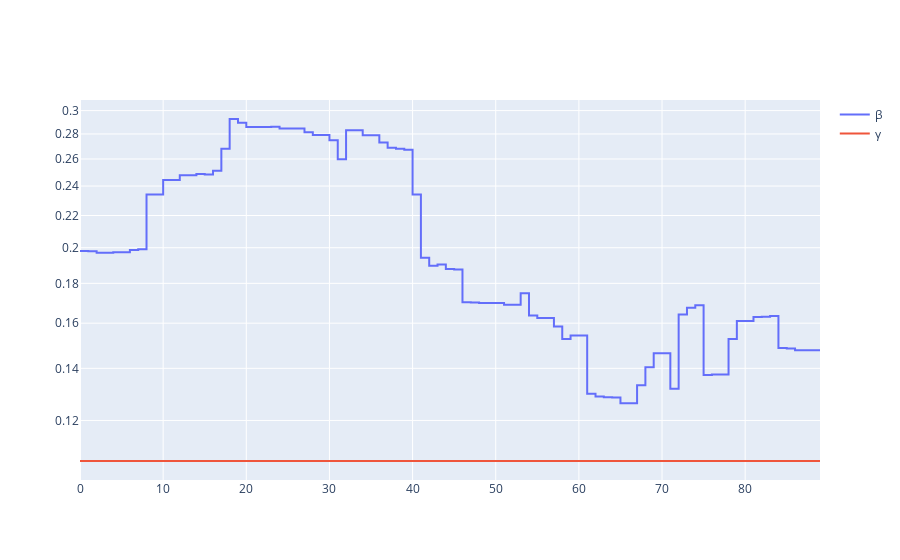

The code cell stored with this chart in its notebook:
### Code cell
b = InferSIRt(penalty_b=variation1, weight_b=4)
b.fit(city, sample)
print(b.loglikely)
b.dynamic
